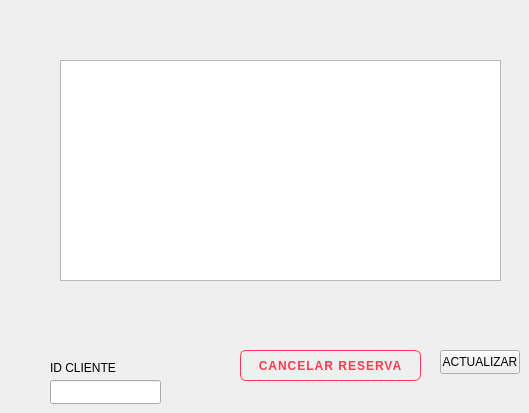
      <widget class="QWidget" name="tab_13">
       <attribute name="title">
        <string>HISTORIAL RESERVA</string>
       </attribute>
       <widget class="QPushButton" name="btnActualizarReservaUsuario">
        <property name="geometry">
         <rect>
          <x>440</x>
          <y>350</y>
          <width>80</width>
          <height>24</height>
         </rect>
        </property>
        <property name="text">
         <string>ACTUALIZAR</string>
        </property>
       </widget>
       <widget class="QTableWidget" name="tblHistorialReservas">
        <property name="geometry">
         <rect>
          <x>60</x>
          <y>60</y>
          <width>441</width>
          <height>221</height>
         </rect>
        </property>
       </widget>
       <widget class="QLineEdit" name="txtIdCancelar">
        <property name="geometry">
         <rect>
          <x>50</x>
          <y>380</y>
          <width>111</width>
          <height>24</height>
         </rect>
        </property>
       </widget>
       <widget class="QLabel" name="label_58">
        <property name="geometry">
         <rect>
          <x>50</x>
          <y>360</y>
          <width>81</width>
          <height>16</height>
         </rect>
        </property>
        <property name="text">
         <string>ID CLIENTE</string>
        </property>
       </widget>
       <widget class="QPushButton" name="btnCancelarReserva">
        <property name="geometry">
         <rect>
          <x>240</x>
          <y>350</y>
          <width>181</width>
          <height>31</height>
         </rect>
        </property>
        <property name="styleSheet">
         <string notr="true">/* RECHAZAR */
QPushButton {
    background-color: transparent;
    color: #FF3B4E;
    border: 1px solid #FF3B4E;
    border-radius: 6px;
    padding: 8px 16px;
    font-family: &quot;Montserrat SemiBold&quot;;
    font-weight: 600;
    letter-spacing: 1px;
}
QPushButton:hover {
    background-color: #FF3B4E;
    color: #F1FAEE;
}
QPushButton:pressed {
    background-color: #D62638;
    border: 1px solid #D62638;
    color: #F1FAEE;
}</string>
        </property>
        <property name="text">
         <string>CANCELAR RESERVA</string>
        </property>
       </widget>
      </widget>
